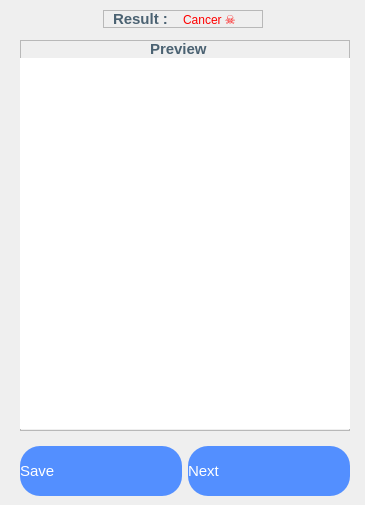
<?xml version="1.0" encoding="UTF-8"?>
<ui version="4.0">
 <class>Right_Breast</class>
 <widget class="QDialog" name="Right_Breast">
  <property name="geometry">
   <rect>
    <x>0</x>
    <y>0</y>
    <width>365</width>
    <height>505</height>
   </rect>
  </property>
  <property name="windowTitle">
   <string>Dialog</string>
  </property>
  <widget class="QFrame" name="frame_2">
   <property name="geometry">
    <rect>
     <x>103</x>
     <y>10</y>
     <width>160</width>
     <height>18</height>
    </rect>
   </property>
   <property name="frameShape">
    <enum>QFrame::StyledPanel</enum>
   </property>
   <property name="frameShadow">
    <enum>QFrame::Raised</enum>
   </property>
   <widget class="QLabel" name="label_2">
    <property name="geometry">
     <rect>
      <x>10</x>
      <y>0</y>
      <width>67</width>
      <height>17</height>
     </rect>
    </property>
    <property name="styleSheet">
     <string notr="true">QLabel{

color:#4b6272;
border:0px;
font-size:15px;
font-weight: bold;
}</string>
    </property>
    <property name="text">
     <string>Result :</string>
    </property>
   </widget>
   <widget class="QLabel" name="DecisionVar_2">
    <property name="geometry">
     <rect>
      <x>80</x>
      <y>0</y>
      <width>75</width>
      <height>18</height>
     </rect>
    </property>
    <property name="styleSheet">
     <string notr="true">QLabel{
color:rgb(255, 0, 0);
border:0px;
}
</string>
    </property>
    <property name="text">
     <string>Cancer ☠</string>
    </property>
   </widget>
  </widget>
  <widget class="QFrame" name="frame">
   <property name="geometry">
    <rect>
     <x>20</x>
     <y>40</y>
     <width>330</width>
     <height>391</height>
    </rect>
   </property>
   <property name="frameShape">
    <enum>QFrame::StyledPanel</enum>
   </property>
   <property name="frameShadow">
    <enum>QFrame::Raised</enum>
   </property>
   <widget class="QLabel" name="label_5">
    <property name="geometry">
     <rect>
      <x>130</x>
      <y>0</y>
      <width>67</width>
      <height>17</height>
     </rect>
    </property>
    <property name="styleSheet">
     <string notr="true">QLabel{

color:#4b6272;
border:0px;
font-size:15px;
font-weight: bold;
}</string>
    </property>
    <property name="text">
     <string>Preview</string>
    </property>
   </widget>
   <widget class="QLabel" name="ImageVAR">
    <property name="geometry">
     <rect>
      <x>0</x>
      <y>18</y>
      <width>331</width>
      <height>371</height>
     </rect>
    </property>
    <property name="styleSheet">
     <string notr="true">QLabel{
color:#4b6272;
border:0px;
}
QFrame{
	background-color: rgb(255, 255, 255);

border:0px;
}</string>
    </property>
    <property name="text">
     <string/>
    </property>
   </widget>
  </widget>
  <widget class="QWidget" name="horizontalLayoutWidget">
   <property name="geometry">
    <rect>
     <x>20</x>
     <y>430</y>
     <width>330</width>
     <height>82</height>
    </rect>
   </property>
   <layout class="QHBoxLayout" name="horizontalLayout_2">
    <property name="leftMargin">
     <number>0</number>
    </property>
    <item>
     <widget class="QPushButton" name="Save">
      <property name="minimumSize">
       <size>
        <width>0</width>
        <height>50</height>
       </size>
      </property>
      <property name="maximumSize">
       <size>
        <width>234</width>
        <height>50</height>
       </size>
      </property>
      <property name="cursor">
       <cursorShape>PointingHandCursor</cursorShape>
      </property>
      <property name="layoutDirection">
       <enum>Qt::LeftToRight</enum>
      </property>
      <property name="styleSheet">
       <string notr="true">QPushButton{
	text-align:left;
	color:#fff;
	border:0px;
	border-radius:20px;
	font-size:15px;
	cursor: pointer;
	background-color:#538fff;
}
QPushButton:hover{
background-color:#3668ff;
}</string>
      </property>
      <property name="text">
       <string>Save</string>
      </property>
      <property name="icon">
       <iconset resource="file.qrc">
        <normaloff>assets/img/FAB-1.png</normaloff>assets/img/FAB-1.png</iconset>
      </property>
      <property name="iconSize">
       <size>
        <width>40</width>
        <height>40</height>
       </size>
      </property>
     </widget>
    </item>
    <item>
     <widget class="QPushButton" name="Next">
      <property name="minimumSize">
       <size>
        <width>0</width>
        <height>50</height>
       </size>
      </property>
      <property name="maximumSize">
       <size>
        <width>234</width>
        <height>50</height>
       </size>
      </property>
      <property name="cursor">
       <cursorShape>PointingHandCursor</cursorShape>
      </property>
      <property name="layoutDirection">
       <enum>Qt::LeftToRight</enum>
      </property>
      <property name="styleSheet">
       <string notr="true">QPushButton{
	text-align:left;
	color:#fff;
	border:0px;
	border-radius:20px;
	font-size:15px;
	cursor: pointer;
	background-color:#538fff;
}
QPushButton:hover{
background-color:#3668ff;
}</string>
      </property>
      <property name="text">
       <string>Next</string>
      </property>
      <property name="icon">
       <iconset resource="file.qrc">
        <normaloff>assets/img/path395.png</normaloff>assets/img/path395.png</iconset>
      </property>
      <property name="iconSize">
       <size>
        <width>40</width>
        <height>40</height>
       </size>
      </property>
     </widget>
    </item>
   </layout>
  </widget>
 </widget>
 <resources>
  <include location="file.qrc"/>
 </resources>
 <connections/>
</ui>
